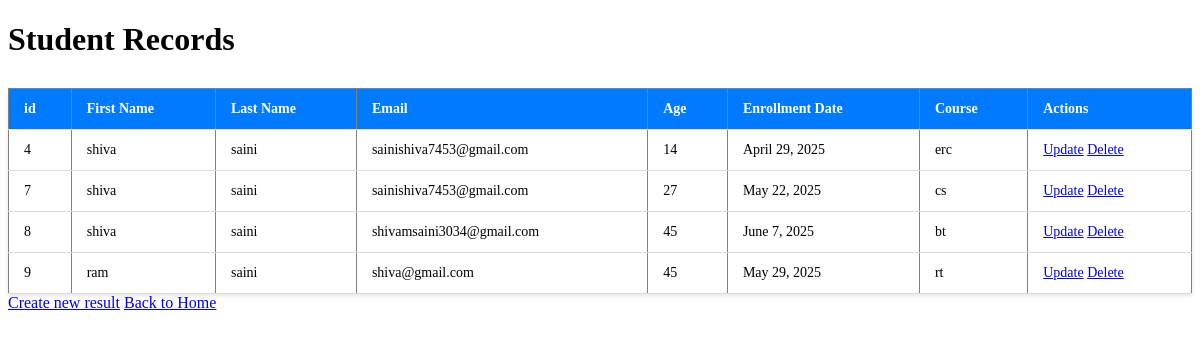
The page /students/ on the database its author committed.
### Curd_operations/models.py (models this page shows, shortened)
class Student(models.Model):
    first_name = models.CharField(max_length=50)
    last_name = models.CharField(max_length=50)
    email = models.EmailField()
    age = models.IntegerField()
    enrollment_date = models.DateField()
    course = models.CharField(max_length=100)

### Curd_operations/views.py (the view)
# urls.py: path('students/', views.student_list, name='student_list'),
def student_list(request):
    students = Student.objects.all()  # Fetch all student records
    return render(request, 'student_list.html', {'students': students})

### templates/student_list.html (shortened to what this page needs)
{% load static %}
<!DOCTYPE html>
<html>
<head>
    <link rel="stylesheet" href="{% static 'css/student_list.css' %}">
</head>
<body>
    <h1>Student Records</h1>
    <table border="1">
        <thead>
            <tr>
                <th>id</th>
                <th>First Name</th>
                <th>Last Name</th>
                <th>Email</th>
                <th>Age</th>
                <th>Enrollment Date</th>
                <th>Course</th>
                <th>Actions</th>
            </tr>
        </thead>
        <tbody>
            {% for student in students %}
                <tr>
                    <td>{{ student.id }}</td>
                    <td>{{ student.first_name }}</td>
                    <td>{{ student.last_name }}</td>
                    <td>{{ student.email }}</td>
                    <td>{{ student.age }}</td>
                    <td>{{ student.enrollment_date }}</td>
                    <td>{{ student.course }}</td>
                    <td>
                        <a href="{% url 'student_update' student.id %}" class="btn update">Update</a>
                        <a href="{% url 'student_delete' student.id %}" class="btn delete" onclick="return confirm('Are you sure you want to delete this student?');">Delete</a>
                    </td>
                </tr>
            {% empty %}
                <tr>
                    <td colspan="7">No students found.</td>
                </tr>
            {% endfor %}
        </tbody>
    </table>
    <div class="add-button">
        <a href="{% url 'create' %}" class="btn">Create new result</a>
        <a href="{% url 'index' %}" class="btn">Back to Home</a>
    </div>
</body>
</html>

### static/css/student_list.css (style rules this page uses)
table { width: 100%; border-collapse: collapse; margin-top: 30px; background-color: #fff; box-shadow: 0 2px 4px rgba(0,0,0,0.1); }
th, td { padding: 12px 15px; text-align: left; border-bottom: 1px solid #ddd; font-size: 14px; }
th { background-color: #007bff; color: white; font-weight: bold; }

### rows shown on the page
Student: id "4", first_name "shiva", last_name "saini", email "sainishiva7453@gmail.com", age "14", enrollment_date "April 29, 2025", course "erc"
Student: id "7", first_name "shiva", last_name "saini", email "sainishiva7453@gmail.com", age "27", enrollment_date "May 22, 2025", course "cs"
Student: id "8", first_name "shiva", last_name "saini", email "shivamsaini3034@gmail.com", age "45", enrollment_date "June 7, 2025", course "bt"
Student: id "9", first_name "ram", last_name "saini", email "shiva@gmail.com", age "45", enrollment_date "May 29, 2025", course "rt"
